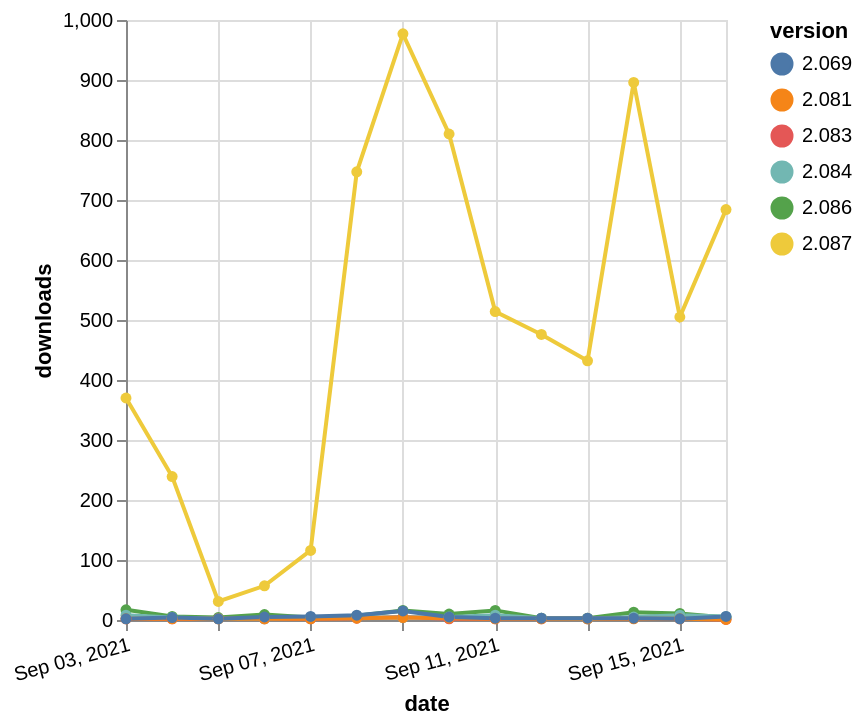

Describe this chart as a Vega-Lite specification.
### Vega-Lite specification from a JSON file in a GitHub repository (floating-point values rounded to 4 significant figures)
{"$schema": "https://vega.github.io/schema/vega-lite/v5.json", "description": "A simple bar chart with embedded data.", "data": {"values": [{"date": "2021-09-03", "total": 21109, "delta": 17, "version": "2.086"}, {"date": "2021-09-04", "total": 21115, "delta": 6, "version": "2.086"}, {"date": "2021-09-05", "total": 21119, "delta": 4, "version": "2.086"}, {"date": "2021-09-06", "total": 21128, "delta": 9, "version": "2.086"}, {"date": "2021-09-07", "total": 21132, "delta": 4, "version": "2.086"}, {"date": "2021-09-08", "total": 21139, "delta": 7, "version": "2.086"}, {"date": "2021-09-09", "total": 21155, "delta": 16, "version": "2.086"}, {"date": "2021-09-10", "total": 21165, "delta": 10, "version": "2.086"}, {"date": "2021-09-11", "total": 21181, "delta": 16, "version": "2.086"}, {"date": "2021-09-12", "total": 21184, "delta": 3, "version": "2.086"}, {"date": "2021-09-13", "total": 21187, "delta": 3, "version": "2.086"}, {"date": "2021-09-14", "total": 21200, "delta": 13, "version": "2.086"}, {"date": "2021-09-15", "total": 21211, "delta": 11, "version": "2.086"}, {"date": "2021-09-16", "total": 21215, "delta": 4, "version": "2.086"}, {"date": "2021-09-03", "total": 2496, "delta": 2, "version": "2.083"}, {"date": "2021-09-04", "total": 2498, "delta": 2, "version": "2.083"}, {"date": "2021-09-05", "total": 2500, "delta": 2, "version": "2.083"}, {"date": "2021-09-06", "total": 2502, "delta": 2, "version": "2.083"}, {"date": "2021-09-07", "total": 2504, "delta": 2, "version": "2.083"}, {"date": "2021-09-08", "total": 2507, "delta": 3, "version": "2.083"}, {"date": "2021-09-09", "total": 2512, "delta": 5, "version": "2.083"}, {"date": "2021-09-10", "total": 2514, "delta": 2, "version": "2.083"}, {"date": "2021-09-11", "total": 2516, "delta": 2, "version": "2.083"}, {"date": "2021-09-12", "total": 2518, "delta": 2, "version": "2.083"}, {"date": "2021-09-13", "total": 2520, "delta": 2, "version": "2.083"}, {"date": "2021-09-14", "total": 2523, "delta": 3, "version": "2.083"}, {"date": "2021-09-15", "total": 2525, "delta": 2, "version": "2.083"}, {"date": "2021-09-16", "total": 2526, "delta": 1, "version": "2.083"}, {"date": "2021-09-03", "total": 41537, "delta": 8, "version": "2.084"}, {"date": "2021-09-04", "total": 41541, "delta": 4, "version": "2.084"}, {"date": "2021-09-05", "total": 41543, "delta": 2, "version": "2.084"}, {"date": "2021-09-06", "total": 41545, "delta": 2, "version": "2.084"}, {"date": "2021-09-07", "total": 41549, "delta": 4, "version": "2.084"}, {"date": "2021-09-08", "total": 41553, "delta": 4, "version": "2.084"}, {"date": "2021-09-09", "total": 41557, "delta": 4, "version": "2.084"}, {"date": "2021-09-10", "total": 41562, "delta": 5, "version": "2.084"}, {"date": "2021-09-11", "total": 41570, "delta": 8, "version": "2.084"}, {"date": "2021-09-12", "total": 41573, "delta": 3, "version": "2.084"}, {"date": "2021-09-13", "total": 41575, "delta": 2, "version": "2.084"}, {"date": "2021-09-14", "total": 41580, "delta": 5, "version": "2.084"}, {"date": "2021-09-15", "total": 41588, "delta": 8, "version": "2.084"}, {"date": "2021-09-16", "total": 41594, "delta": 6, "version": "2.084"}, {"date": "2021-09-03", "total": 5416, "delta": 2, "version": "2.081"}, {"date": "2021-09-04", "total": 5418, "delta": 2, "version": "2.081"}, {"date": "2021-09-05", "total": 5420, "delta": 2, "version": "2.081"}, {"date": "2021-09-06", "total": 5422, "delta": 2, "version": "2.081"}, {"date": "2021-09-07", "total": 5424, "delta": 2, "version": "2.081"}, {"date": "2021-09-08", "total": 5427, "delta": 3, "version": "2.081"}, {"date": "2021-09-09", "total": 5431, "delta": 4, "version": "2.081"}, {"date": "2021-09-10", "total": 5434, "delta": 3, "version": "2.081"}, {"date": "2021-09-11", "total": 5436, "delta": 2, "version": "2.081"}, {"date": "2021-09-12", "total": 5438, "delta": 2, "version": "2.081"}, {"date": "2021-09-13", "total": 5440, "delta": 2, "version": "2.081"}, {"date": "2021-09-14", "total": 5442, "delta": 2, "version": "2.081"}, {"date": "2021-09-15", "total": 5444, "delta": 2, "version": "2.081"}, {"date": "2021-09-16", "total": 5445, "delta": 1, "version": "2.081"}, {"date": "2021-09-03", "total": 103307, "delta": 370, "version": "2.087"}, {"date": "2021-09-04", "total": 103546, "delta": 239, "version": "2.087"}, {"date": "2021-09-05", "total": 103577, "delta": 31, "version": "2.087"}, {"date": "2021-09-06", "total": 103634, "delta": 57, "version": "2.087"}, {"date": "2021-09-07", "total": 103750, "delta": 116, "version": "2.087"}, {"date": "2021-09-08", "total": 104497, "delta": 747, "version": "2.087"}, {"date": "2021-09-09", "total": 105474, "delta": 977, "version": "2.087"}, {"date": "2021-09-10", "total": 106284, "delta": 810, "version": "2.087"}, {"date": "2021-09-11", "total": 106798, "delta": 514, "version": "2.087"}, {"date": "2021-09-12", "total": 107274, "delta": 476, "version": "2.087"}, {"date": "2021-09-13", "total": 107706, "delta": 432, "version": "2.087"}, {"date": "2021-09-14", "total": 108602, "delta": 896, "version": "2.087"}, {"date": "2021-09-15", "total": 109107, "delta": 505, "version": "2.087"}, {"date": "2021-09-16", "total": 109791, "delta": 684, "version": "2.087"}, {"date": "2021-09-03", "total": 34335, "delta": 2, "version": "2.069"}, {"date": "2021-09-04", "total": 34339, "delta": 4, "version": "2.069"}, {"date": "2021-09-05", "total": 34341, "delta": 2, "version": "2.069"}, {"date": "2021-09-06", "total": 34346, "delta": 5, "version": "2.069"}, {"date": "2021-09-07", "total": 34352, "delta": 6, "version": "2.069"}, {"date": "2021-09-08", "total": 34360, "delta": 8, "version": "2.069"}, {"date": "2021-09-09", "total": 34375, "delta": 15, "version": "2.069"}, {"date": "2021-09-10", "total": 34380, "delta": 5, "version": "2.069"}, {"date": "2021-09-11", "total": 34383, "delta": 3, "version": "2.069"}, {"date": "2021-09-12", "total": 34386, "delta": 3, "version": "2.069"}, {"date": "2021-09-13", "total": 34389, "delta": 3, "version": "2.069"}, {"date": "2021-09-14", "total": 34392, "delta": 3, "version": "2.069"}, {"date": "2021-09-15", "total": 34394, "delta": 2, "version": "2.069"}, {"date": "2021-09-16", "total": 34400, "delta": 6, "version": "2.069"}]}, "width": "container", "mark": {"type": "line", "point": {"filled": true}}, "encoding": {"x": {"field": "date", "type": "temporal", "timeUnit": "yearmonthdate", "title": "date", "axis": {"labelAngle": -15}}, "y": {"field": "delta", "type": "quantitative", "title": "downloads"}, "color": {"field": "version", "type": "nominal"}, "tooltip": {"field": "delta"}}}
